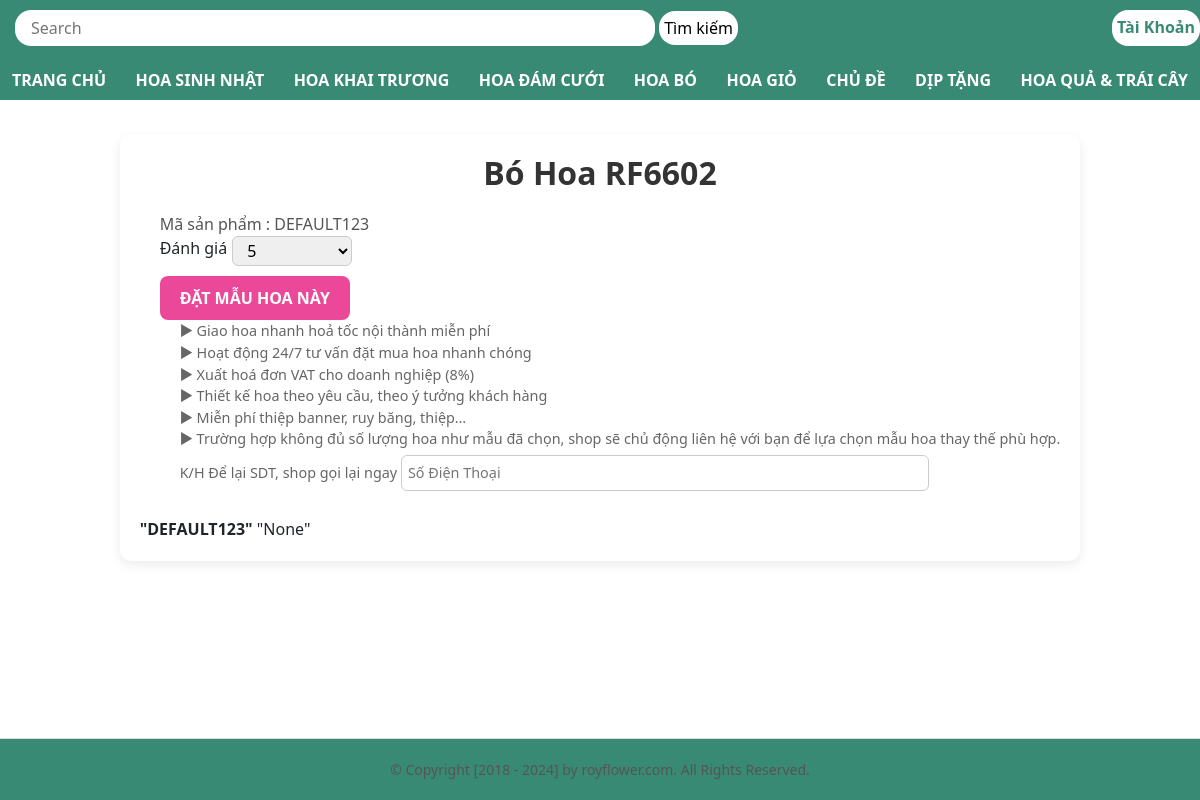
Before: /detail/7/ with the older database file.
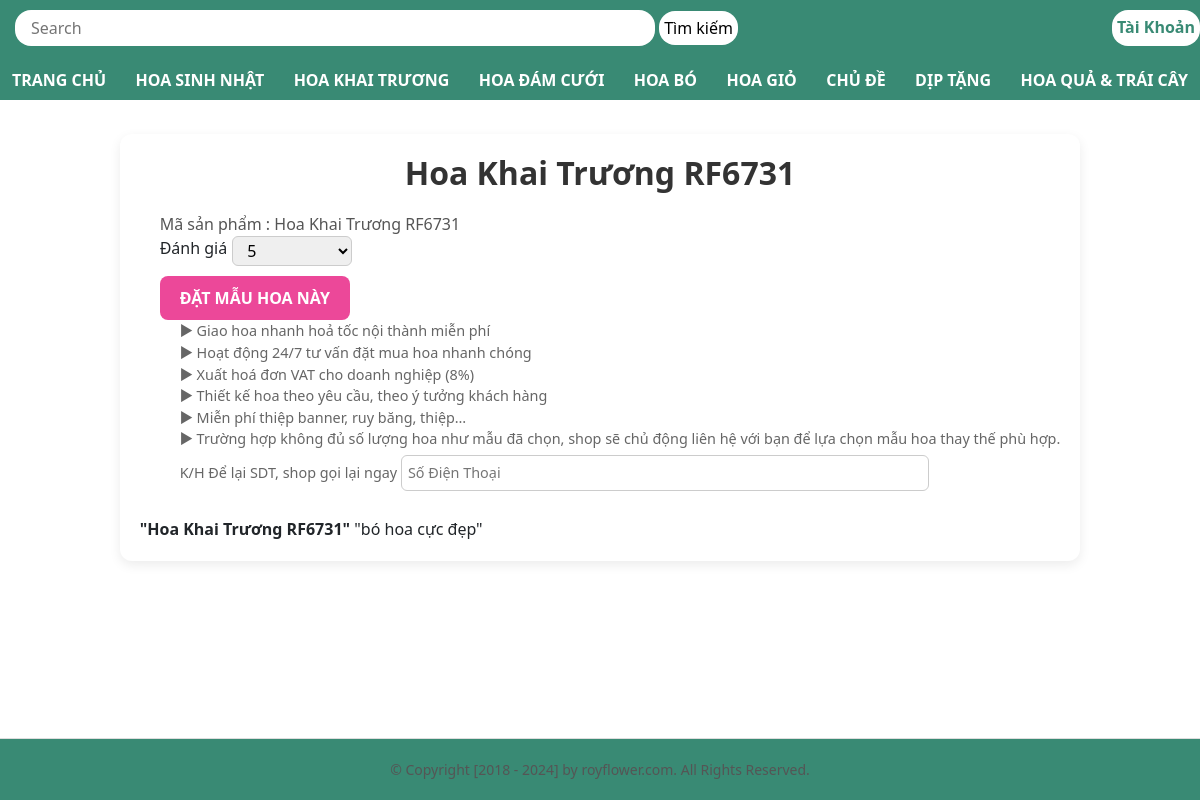
After: the same page with the newer database file.
### shop/models.py (models this page shows, shortened)
class Product(models.Model):
    category_choices = [
        (1,"Bó Hoa"),(2,"Giỏ Hoa"),
        (3,"Hoa Đám Cưới"),(4,"Hoa Khai Trương"),
        (5,"Hoa Sinh Nhật"),(6,"Hoa Tình Yêu"),
        (7,"Hoa Baby"),(8,"Cúc Mẫu Đơn"),
        (9,"Chậu Lan Hồ Điệp"),(10,"Hoa Tốt Ngiệp"),
        (11,"Giỏ Trái Cây"),(12,"Mâu Hoa Mới"),
    ]
    name = models.CharField(max_length=50,default="abc",blank=True)
    category = models.IntegerField(choices=category_choices, default=1)
    product_code = models.CharField(max_length=255)
    price = models.DecimalField(max_digits=10 , decimal_places=3)
    image = models.ImageField(null=True , blank=True)
    description = models.TextField(null=True , max_length=255)

### shop/views.py (the view)
# urls.py: path("detail/<int:product_id>/",views.detail_view,name='detail'),
def detail_view(request,product_id):
    product = get_object_or_404(Product,id = product_id)
    return render(request,"shop/detail.html",{'product': product})

### shop/templates/shop/detail.html (shortened to what this page needs)
{% extends "shop/base.html" %}
{% block header %}
    {{ block.super }}
{% endblock header %}
{% block container %}
<form method="POST" action="{% url 'add_to_cart' product.id %}" class="max-w-6xl mx-auto p-4 md:p-8">
    <div class="grid grid-cols-1">
        <div class="row">
            <div class="padding">
                <div class="detail">
                   <h1 class="detail-header">
                    {{product.name}}
                   </h1>
                    <div class="detail_content">
                    <div class="deatil_description">
                        <div class="detail_code">Mã sản phẩm : {{product.product_code}}</div>
                        <div class="detail_rate">
                        <p>Đánh giá</p>
                        <select name="" id="vote_result">
                            <option value="5" selected="selected">5</option>
                        </select>
                        </div>
                        <button type = "submit" class="btn-detail-submit">
                            ĐẶT MẪU HOA NÀY
                        </button>
                        <ul class="detail_waring">
                            <li class="detail-waring_list">► Giao hoa nhanh hoả tốc nội thành miễn phí</li>
                            <li class="detail-waring_list">► Hoạt động 24/7 tư vấn đặt mua hoa nhanh chóng</li>
                            <li class="detail-waring_list">► Xuất hoá đơn VAT cho doanh nghiệp (8%)</li>
                            <li class="detail-waring_list">► Thiết kế hoa theo yêu cầu, theo ý tưởng khách hàng</li>
                            <li class="detail-waring_list">► Miễn phí thiệp banner, ruy băng, thiệp…</li>
                            <li class="detail-waring_list">► Trường hợp không đủ số lượng hoa như mẫu đã chọn, shop sẽ chủ động liên hệ với bạn để lựa chọn mẫu hoa thay thế phù hợp.</li>
                            <li class="detail-waring_list">K/H Để lại SDT, shop gọi lại ngay
                                <input class="" type="text" placeholder="Số Điện Thoại">
                            </li>
                        </ul>
                    </div>
                    </div>
                    <div class="detail_mota">
                        <span class="detail_mota_code">"{{product.product_code}}"</span>
                        <span class="detail_mota_description">"{{product.description}}"</span>
                    </div>
                </div>
            </div>
        </div>
    </div>
</form>
{% endblock container %}

Changed rows visible on the page:
changed Product: name "Bó Hoa RF6602" → "Hoa Khai Trương RF6731"; product_code "DEFAULT123" → "Hoa Khai Trương RF6731"; description "None" → "bó hoa cực đẹp"
